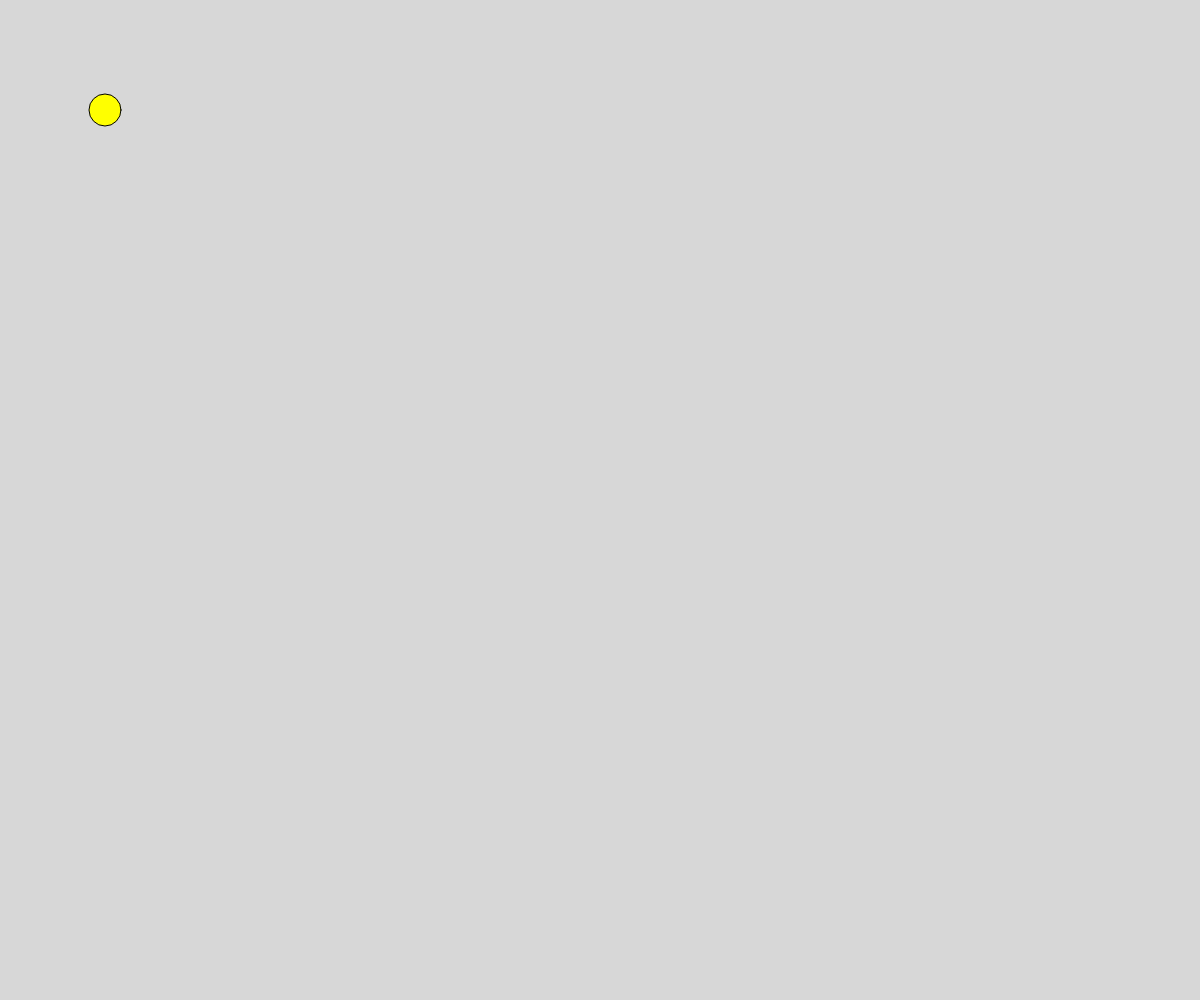
Frame 1 (no input)
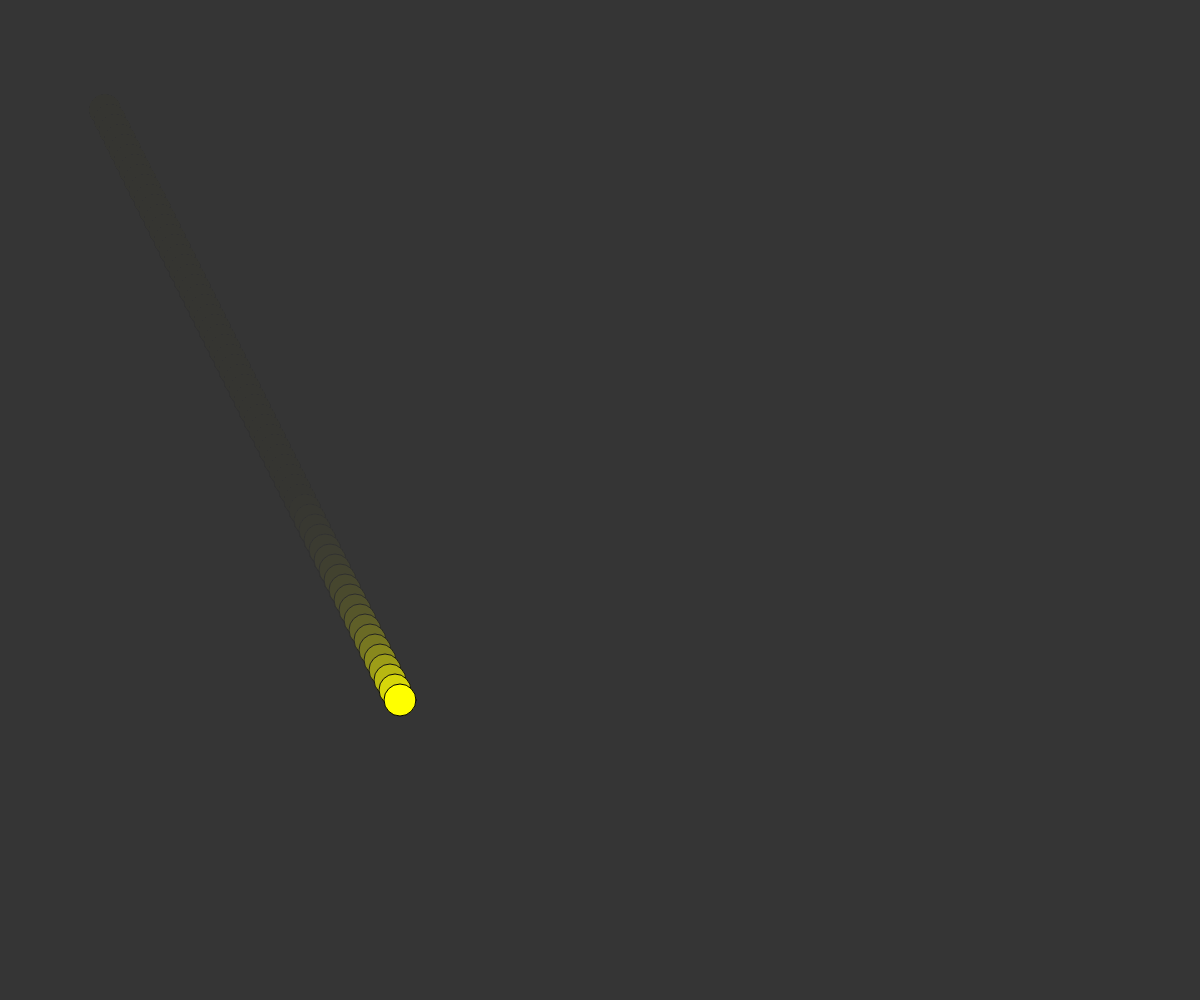
Frame 60 (no input)
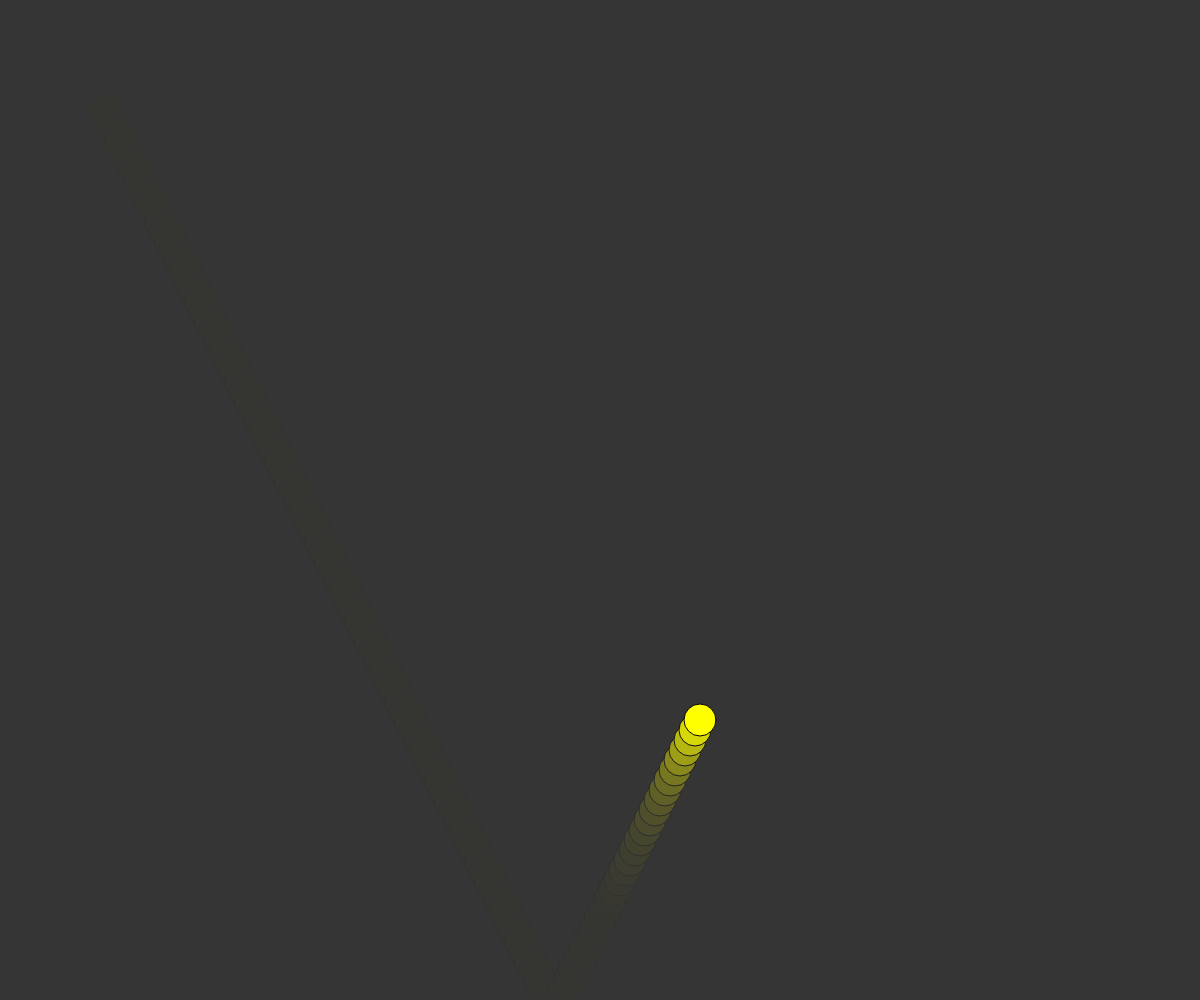
Frame 120 (the mouse pressed at the canvas centre since frame 60)

The p5.js sketch that drew these frames (run headless with seeded random() and noise() and a simulated clock; from frame 60 on, the mouse is pressed at the canvas centre):

// p5.js sketch
// ── sketch.js
// The Nature of Code
// Daniel Shiffman
// http://natureofcode.com

// Example 1-2: Bouncing Ball, with PVector!
var position = new p5.Vector(100, 100);
var velocity = new p5.Vector(5, 10);

function setup() {
  createCanvas(windowWidth, windowHeight);
  background(255);
}

function draw() {
  noStroke();
  fill(55, 50);
  rect(0, 0, width, height);

  // Add the current speed to the position.
  position.add(velocity);

  if ((position.x > width) || (position.x < 0)) {
    velocity.x = velocity.x * -1;
  }
  if ((position.y > height) || (position.y < 0)) {
    velocity.y = velocity.y * -1;
  }

  // Display circle at x position
  stroke(0);
  fill(255, 255, 0);
  ellipse(position.x, position.y, 32, 32);
}
